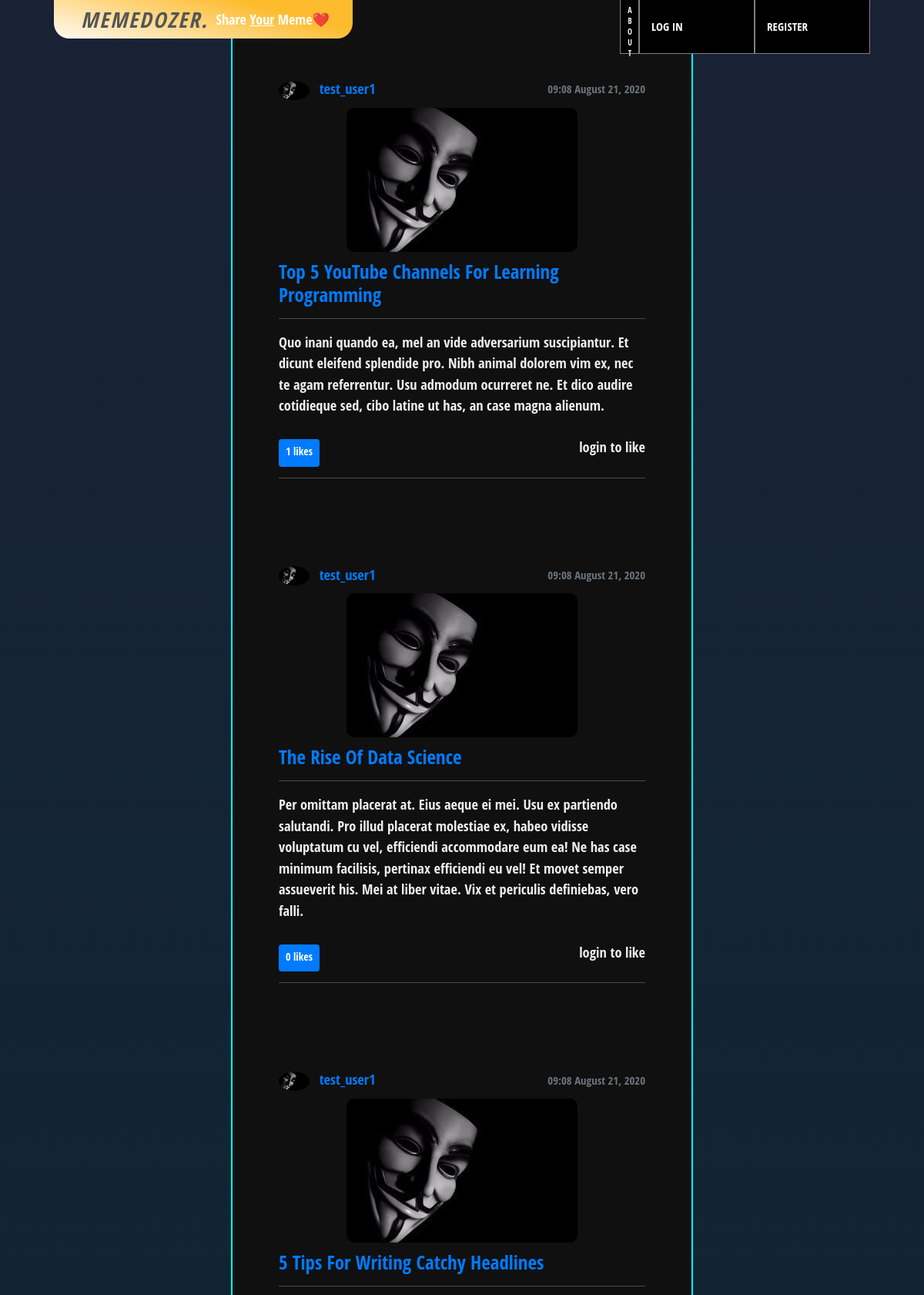
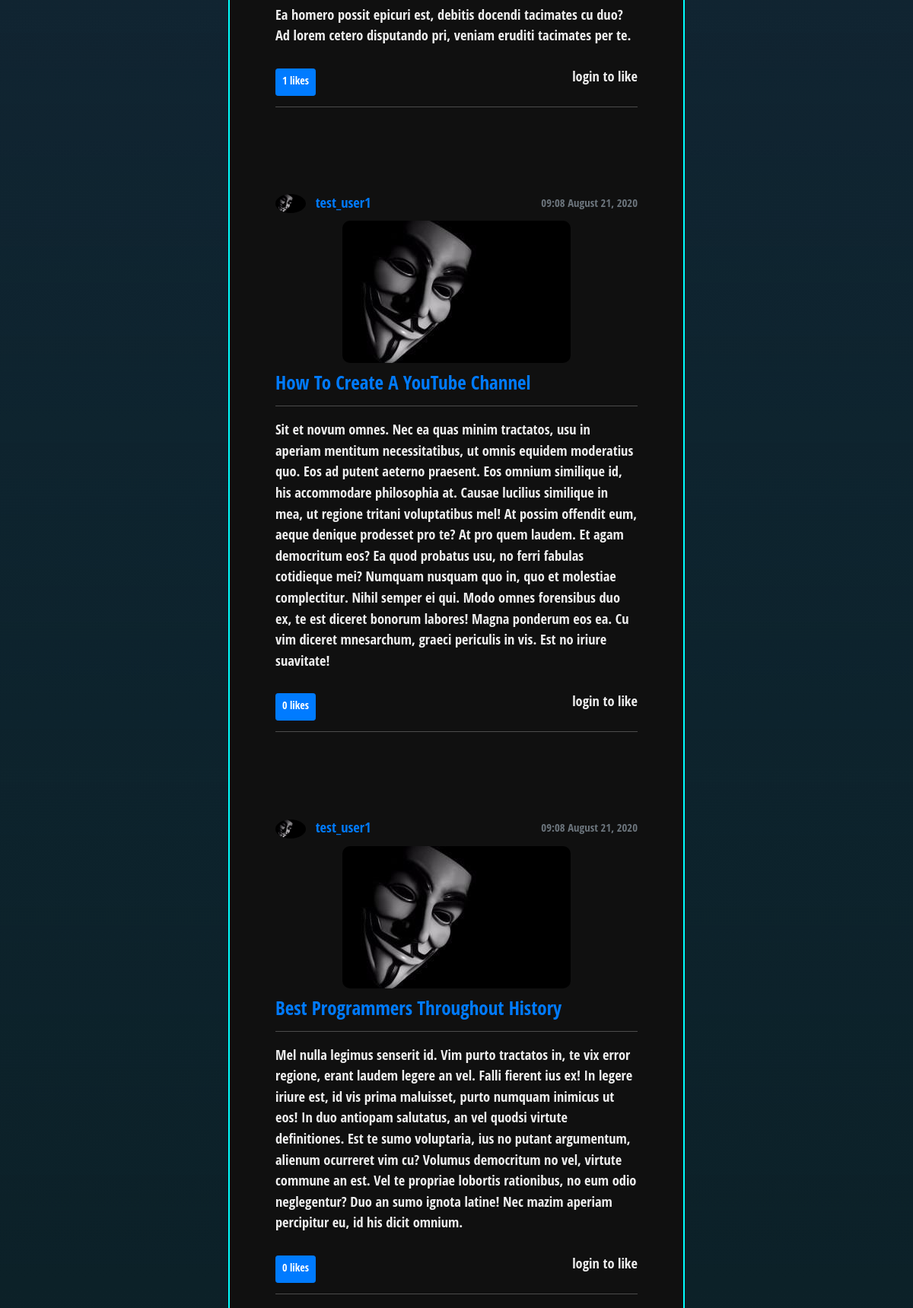
The page /user/test_user1 (upper part) on the database its author committed (2 pictures, top to bottom).
### blog/models.py (models this page shows, shortened)
class Post(models.Model):
    title = models.CharField(max_length=100)
    content = models.TextField(blank=True)
    date_posted = models.DateTimeField(default=timezone.now)
    author = models.ForeignKey(User, on_delete=models.CASCADE)
    post_pic = models.ImageField(null=True, blank=True,upload_to='post_pics')
    likes = models.ManyToManyField(User, related_name="blog_posts")
    def total_likes(self):
        return self.likes.count();

### users/models.py (models this page shows, shortened)
class Profile(models.Model):
    user = models.OneToOneField(User, on_delete=models.CASCADE)
    image = models.ImageField(default='default.jpg', upload_to='profile_pics')

### blog/views.py (the view)
# urls.py: path('user/<str:username>', UserPostListView.as_view(), name='user-posts'),
class UserPostListView(ListView):
    model = Post
    template_name = 'blog/user-posts.html'
    context_object_name = 'posts'
    paginate_by = 8
    def get_context_data(self, **kwargs):
        context = super(UserPostListView, self).get_context_data(**kwargs)
        posts = Post.objects.all()
        liked_ids = []
        for post in posts:
            if post.likes.filter(id=self.request.user.id).exists():
                liked_ids.append(post.id)
        context['liked_ids'] = liked_ids
        return context
    def get_queryset(self):
        user = get_object_or_404(User, username=self.kwargs.get('username'))
        return Post.objects.filter(author=user).order_by('-date_posted')

### blog/templates/blog/user-posts.html (shortened to what this page needs)
{% extends "blog/base.html" %}
{% load static %}
{% block links %}
  <link rel="stylesheet" type="text/css" href="{% static 'blog/single-form-page.css' %}">
  <link rel="stylesheet" href="{% static 'blog/user-posts.css' %}">
{% endblock links %}
{% block content %}
  <div class="content-wrapper infinite-container">
    {% for post in posts %}
      <article class="content-section infinite-item">
        <div class="metadata">
          <div class="user-info">
            <a class="mr-2" href="{% url 'user-posts' post.author.username %}">    <img class="rounded-circle article-img" src="{{ post.author.profile.image.url }}" alt=""></a>
            <a class="mr-2" href="{% url 'user-posts' post.author.username %}">{{ post.author }}</a>
          </div>
          <small class="text-muted">{{ post.date_posted|date:"h:m F d, Y" }}</small>
        </div>
        {% if post.post_pic %}
          <a class="img-container" href="{% url 'post-detail' post.id %}"><img style="background-color: black;" class="photothumb" src="{{ post.post_pic.url }}"></a>
        {% endif %}
        <div class="text-block">
          <a href="{% url 'post-detail' post.id %}"><h2 class="article-title">{{ post.title }}</h2></a>
          {% if post.content %}
            <hr>
            <p class="article-content">{{ post.content }}</p>
          {% endif %}
        </div>
          <div class="media-body">
            <div class="button-container">
                {% if user.is_authenticated %}
                  {% if post.id in liked_ids %}
                    <button class="btn btn-success btn-sm mt-1 mb-1 like-btn" data-href="{{ post.get_api_like_url }}?post_id={{ post.id }}" data-likes="{{ post.total_likes }}">{{ post.total_likes }} likes</button>
                  {% else %}
                    <button class="btn btn-primary btn-sm mt-1 mb-1 like-btn" data-href="{{ post.get_api_like_url }}?post_id={{ post.id }}" data-likes="{{ post.total_likes }}">{{ post.total_likes }} likes</button>
                  {% endif %}
                {% else %}
                  <span class="btn btn-primary btn-sm mt-1 mb-1">{{ post.total_likes }} likes</span>
                  <p>login to like</p>
                {% endif %}
            </div>
        </div>
        <hr style="margin: 10px;">
      </article>
      {% endfor %}
    </div>
{% endblock content %}

### blog/static/blog/style.css (style rules this page uses)
body { display: flex; flex-direction: column; justify-content: space-between; min-height: 100vh; color: #374046; color: #ddd; background: linear-gradient(180deg, rgba(26, 34, 53, 1) 0%, #004050 80%); background-attachment: fixed; font-family: 'Open Sans Condensed', sans-serif; font-size: 1.15em; text-rendering: optimizeLegibility; -webkit-font-smoothing: antialiased; }
.photothumb { width: 100%; }
hr { height: 1px; background-color: #555; }
.article-title { font-size: 25px; text-transform: capitalize; }
.button-container { display: flex; flex-direction: row; justify-content: space-between; }

### blog/static/blog/single-form-page.css (style rules this page uses)
.content-section { width: 60%; max-width: 500px; margin: 50px auto; }

### blog/static/blog/user-posts.css (style rules this page uses)
.content-wrapper { background: linear-gradient(180deg, rgba(255,255,255,0) 0%, rgba(16,16,16,1) 100%); height: 100%; margin: 50px 0; margin-bottom: 0px; display: flex; justify-content: center; flex-direction: column; align-items: center; margin-top: -71px; background-attachment: fixed; }
.content-section { background-color: #101010; margin: 0; width: 50%; max-width: none; border: 2px solid cyan; border-top: none; border-bottom: none; padding: 0 50px; }
.article-img { height: 25px; }
.img-container { display: flex; justify-content: center; }
.photothumb { border-radius: 10px; object-fit: contain; width: auto; max-width: 100%; background-color: rgba(255, 0, 0, 0) !important; max-height: 400px !important; }
.metadata { margin-top: 91px; padding: 10px; width: 100%; display: flex; justify-content: space-between; align-items: center; }
.text-block { padding: 10px; }
.button-container { padding: 0 10px; }

### rows shown on the page
Post: author.profile.image (placeholder picture), author "test_user1", date_posted "09:08 August 21, 2020", post_pic (placeholder picture), title "Top 5 YouTube Channels For Learning Programming", content "Quo inani quando ea, mel an vide adversarium suscipiantur. Et dicunt eleifend splendide pro. Nibh animal dolorem vim ex, nec te agam referrentur. Usu admodum ocurreret ne. Et dico audire cotidieque sed, cibo latine ut has, an case magna alienum.", total_likes "1"
Post: author.profile.image (placeholder picture), author "test_user1", date_posted "09:08 August 21, 2020", post_pic (placeholder picture), title "The Rise Of Data Science", content "Per omittam placerat at. Eius aeque ei mei. Usu ex partiendo salutandi. Pro illud placerat molestiae ex, habeo vidisse voluptatum cu vel, efficiendi accommodare eum ea! Ne has case minimum facilisis, pertinax efficiendi eu vel! Et movet semper assueverit his. Mei at liber vitae. Vix et periculis definiebas, vero falli.", total_likes "0"
Post: author.profile.image (placeholder picture), author "test_user1", date_posted "09:08 August 21, 2020", post_pic (placeholder picture), title "5 Tips For Writing Catchy Headlines", content "Ea homero possit epicuri est, debitis docendi tacimates cu duo? Ad lorem cetero disputando pri, veniam eruditi tacimates per te.", total_likes "1"
Post: author.profile.image (placeholder picture), author "test_user1", date_posted "09:08 August 21, 2020", post_pic (placeholder picture), title "How To Create A YouTube Channel", content "Sit et novum omnes. Nec ea quas minim tractatos, usu in aperiam mentitum necessitatibus, ut omnis equidem moderatius quo. Eos ad putent aeterno praesent. Eos omnium similique id, his accommodare philosophia at. Causae lucilius similique in mea, ut regione tritani voluptatibus mel! At possim offendit eum, aeque denique prodesset pro te? At pro quem laudem. Et agam democritum eos? Ea quod probatus usu, no ferri fabulas cotidieque mei? Numquam nusquam quo in, quo et molestiae complectitur. Nihil semper ei qui. Modo omnes forensibus duo ex, te est diceret bonorum labores! Magna ponderum eos ea. Cu vim diceret mnesarchum, graeci periculis in vis. Est no iriure suavitate!", total_likes "0"
Post: author.profile.image (placeholder picture), author "test_user1", date_posted "09:08 August 21, 2020", post_pic (placeholder picture), title "Best Programmers Throughout History", content "Mel nulla legimus senserit id. Vim purto tractatos in, te vix error regione, erant laudem legere an vel. Falli fierent ius ex! In legere iriure est, id vis prima maluisset, purto numquam inimicus ut eos! In duo antiopam salutatus, an vel quodsi virtute definitiones. Est te sumo voluptaria, ius no putant argumentum, alienum ocurreret vim cu? Volumus democritum no vel, virtute commune an est. Vel te propriae lobortis rationibus, no eum odio neglegentur? Duo an sumo ignota latine! Nec mazim aperiam percipitur eu, id his dicit omnium.", total_likes "0"
